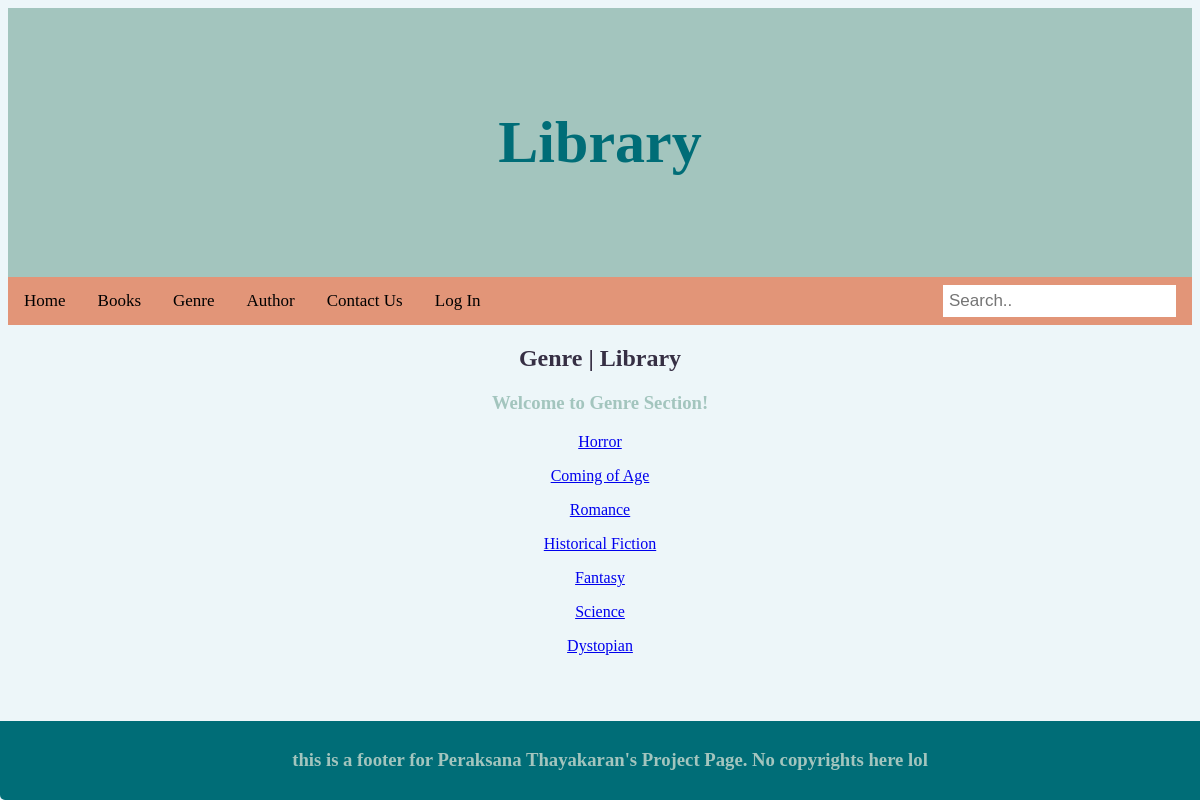
/genre, run on the app's committed database.
### tables this page shows
CREATE TABLE Genre (id INTEGER PRIMARY KEY, name, description);

### route.py (the view)
@app.route('/genre')
def genre():
    con = sqlite3.connect(app.config['DATABASE'])
    cur = con.cursor()
    cur.execute("SELECT id,name FROM Genre ORDER BY id;")
    genres = cur.fetchall()
    con.close()
    return render_template("genre.html", genres=genres)

### route.py (called while the page is built)
@app.context_processor
def context_processor():
  return dict(title=app.config['TITLE'])

### templates/genre.html
{% extends "layout.html" %}
{% block content %}
<h2 > Genre | Library </h2>
<h3> Welcome to Genre Section!</h3>
	{% for genre in genres %}
		<p>
			<a href="/genre/{{genre[0]}}">{{ genre[1] }}</a>
		</p>
	{% endfor %}
{% endblock %}

### static/style.css (style rules this page uses)
body { font-family: "Verdana"; color : #a3c5be ; text-align: center; background-color: #EDf6f9; }
h2 { color: #362f44; }
p { color: #a27167 ; }

### data on the page
Genre: name "Horror"
Genre: name "Coming of Age"
Genre: name "Romance"
Genre: name "Historical Fiction"
Genre: name "Fantasy"
Genre: name "Science"
Genre: name "Dystopian"
